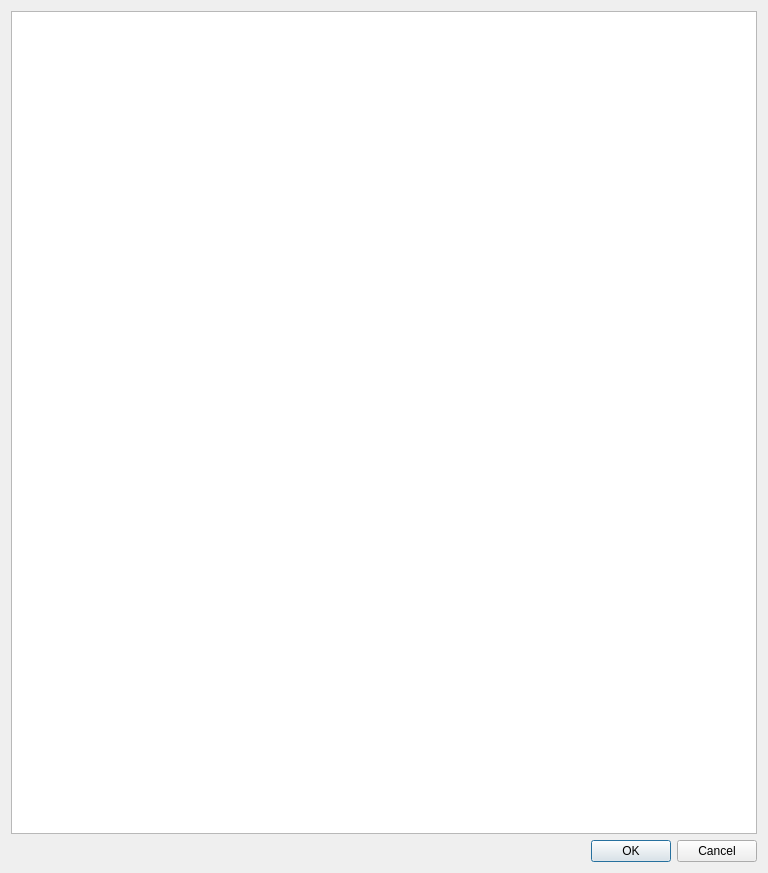
<?xml version="1.0" encoding="UTF-8"?>
<ui version="4.0">
 <class>Dialog</class>
 <widget class="QDialog" name="Dialog">
  <property name="geometry">
   <rect>
    <x>0</x>
    <y>0</y>
    <width>768</width>
    <height>873</height>
   </rect>
  </property>
  <property name="windowTitle">
   <string>Dialog</string>
  </property>
  <layout class="QHBoxLayout" name="horizontalLayout_2">
   <item>
    <layout class="QVBoxLayout" name="verticalLayout">
     <item>
      <widget class="QTextBrowser" name="textBrowser"/>
     </item>
     <item>
      <layout class="QHBoxLayout" name="horizontalLayout">
       <item>
        <spacer name="horizontalSpacer">
         <property name="orientation">
          <enum>Qt::Horizontal</enum>
         </property>
         <property name="sizeHint" stdset="0">
          <size>
           <width>488</width>
           <height>20</height>
          </size>
         </property>
        </spacer>
       </item>
       <item>
        <widget class="QDialogButtonBox" name="buttonBox">
         <property name="orientation">
          <enum>Qt::Horizontal</enum>
         </property>
         <property name="standardButtons">
          <set>QDialogButtonBox::Cancel|QDialogButtonBox::Ok</set>
         </property>
        </widget>
       </item>
      </layout>
     </item>
    </layout>
   </item>
  </layout>
 </widget>
 <resources/>
 <connections>
  <connection>
   <sender>buttonBox</sender>
   <signal>accepted()</signal>
   <receiver>Dialog</receiver>
   <slot>accept()</slot>
   <hints>
    <hint type="sourcelabel">
     <x>248</x>
     <y>254</y>
    </hint>
    <hint type="destinationlabel">
     <x>157</x>
     <y>274</y>
    </hint>
   </hints>
  </connection>
  <connection>
   <sender>buttonBox</sender>
   <signal>rejected()</signal>
   <receiver>Dialog</receiver>
   <slot>reject()</slot>
   <hints>
    <hint type="sourcelabel">
     <x>316</x>
     <y>260</y>
    </hint>
    <hint type="destinationlabel">
     <x>286</x>
     <y>274</y>
    </hint>
   </hints>
  </connection>
 </connections>
</ui>
